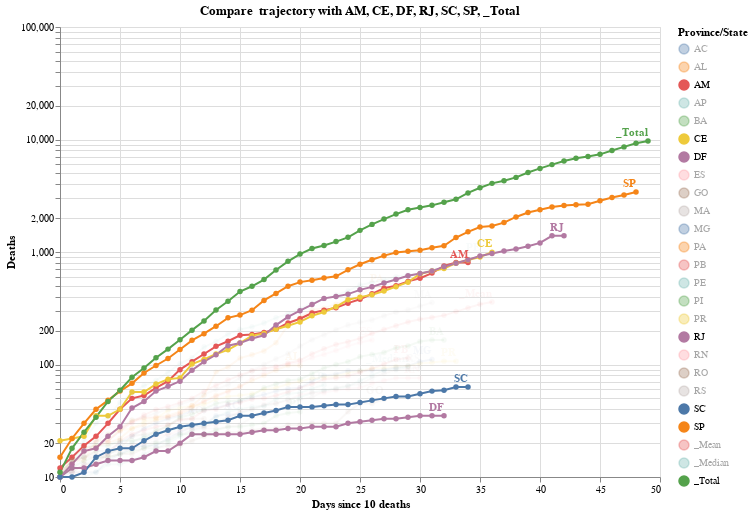

Notebook source saved alongside this figure:
### Code cell
#hide_input
preselected_items = ['AM','CE','DF','RJ','SC','SP','_Total']
max_date = dff2[DATE_COLUMN].max()
color_domain = list(dff2[STATE_COLUMN].unique())
y_domain_max = pow(10, math.ceil(math.log10(dff['Deaths'].max())))
ref_max_day = math.ceil(math.log(y_domain_max / SINCE_CASES_NUM, 1.33))

def make_since_chart(highlight_items=[], preselected_items=preselected_items):
    selection = alt.selection_multi(fields=[STATE_COLUMN], bind='legend', 
                                    init=[{STATE_COLUMN: x} for x in highlight_items + preselected_items])

    base = alt.Chart(dff2, width=CHART_WIDTH, height=CHART_HEIGHT).encode(
        x='Days since 10 deaths:Q',
        y=alt.Y('Deaths:Q', scale=alt.Scale(type='log')),
        color=alt.Color(STATE_COLUMN+':N', scale=alt.Scale(domain=color_domain), legend=alt.Legend(columns=math.ceil(len(color_domain)/26), symbolLimit=len(color_domain))),
        tooltip=list(dff2),
        opacity=alt.condition(selection, alt.value(1), alt.value(0.05))
    )
    max_day = dff2['Days since 10 deaths'].max()
    ref = pd.DataFrame([[x, 100*1.33**x] for x in range(ref_max_day)], columns=['Days since 100 cases', 'Deaths'])
    base_ref = alt.Chart(ref).encode(x='Days since 10 deaths:Q', y='Deaths:Q')
    return (
        base_ref.mark_line(color='black', opacity=.5, strokeDash=[3,3]) +
        base_ref.transform_filter(
            alt.datum['Days since 10 deaths'] >= ref_max_day - 1
        ).mark_text(dx=-30, dy=30, align='right', fontSize=10, text='33% Daily Growth') +
        base.mark_line(point=True).add_selection(selection) + 
        base.transform_filter(
            alt.datum[DATE_COLUMN] >= int(max_date.timestamp() * 1000)
        ).mark_text(dy=-8, align='right', fontWeight='bold').encode(text=STATE_COLUMN+':N')
    ).properties(
        title=f"Compare {', '.join(highlight_items)} trajectory with {', '.join(preselected_items)}"
    )
chart = make_since_chart()
chart

### Figure 1 — Vega-Lite specification as saved in the notebook (floating-point values rounded to 4 significant figures; data arrays with more than 128 entries replaced by an {"elided": "..."} marker saying what was removed)
{"config": {"view": {"continuousWidth": 400, "continuousHeight": 300}}, "layer": [{"mark": {"type": "line", "color": "black", "opacity": 0.5, "strokeDash": [3, 3]}, "encoding": {"x": {"type": "quantitative", "field": "Days since 10 deaths"}, "y": {"type": "quantitative", "field": "Deaths"}}}, {"mark": {"type": "text", "align": "right", "dx": -30, "dy": 30, "fontSize": 10, "text": "33% Daily Growth"}, "encoding": {"x": {"type": "quantitative", "field": "Days since 10 deaths"}, "y": {"type": "quantitative", "field": "Deaths"}}, "transform": [{"filter": "(datum['Days since 10 deaths'] >= 24)"}]}, {"data": {"name": "data-2431543dd1a17b035f4ff1611d65bab9"}, "mark": {"type": "line", "point": true}, "encoding": {"color": {"type": "nominal", "field": "Province/State", "legend": {"columns": 1, "symbolLimit": 25}, "scale": {"domain": ["AC", "AL", "AM", "AP", "BA", "CE", "DF", "ES", "GO", "MA", "MG", "PA", "PB", "PE", "PI", "PR", "RJ", "RN", "RO", "RS", "SC", "SP", "_Mean", "_Median", "_Total"]}}, "opacity": {"condition": {"value": 1, "selection": "selector002"}, "value": 0.05}, "tooltip": [{"type": "nominal", "field": "Province/State"}, {"type": "temporal", "field": "Date"}, {"type": "quantitative", "field": "Deaths"}, {"type": "quantitative", "field": "Days since 10 deaths"}], "x": {"type": "quantitative", "field": "Days since 10 deaths"}, "y": {"type": "quantitative", "field": "Deaths", "scale": {"type": "log"}}}, "height": 450, "selection": {"selector002": {"type": "multi", "fields": ["Province/State"], "bind": "legend", "init": [{"Province/State": "AM"}, {"Province/State": "CE"}, {"Province/State": "DF"}, {"Province/State": "RJ"}, {"Province/State": "SC"}, {"Province/State": "SP"}, {"Province/State": "_Total"}]}}, "width": 600}, {"data": {"name": "data-2431543dd1a17b035f4ff1611d65bab9"}, "mark": {"type": "text", "align": "right", "dy": -8, "fontWeight": "bold"}, "encoding": {"color": {"type": "nominal", "field": "Province/State", "legend": {"columns": 1, "symbolLimit": 25}, "scale": {"domain": ["AC", "AL", "AM", "AP", "BA", "CE", "DF", "ES", "GO", "MA", "MG", "PA", "PB", "PE", "PI", "PR", "RJ", "RN", "RO", "RS", "SC", "SP", "_Mean", "_Median", "_Total"]}}, "opacity": {"condition": {"value": 1, "selection": "selector002"}, "value": 0.05}, "text": {"type": "nominal", "field": "Province/State"}, "tooltip": [{"type": "nominal", "field": "Province/State"}, {"type": "temporal", "field": "Date"}, {"type": "quantitative", "field": "Deaths"}, {"type": "quantitative", "field": "Days since 10 deaths"}], "x": {"type": "quantitative", "field": "Days since 10 deaths"}, "y": {"type": "quantitative", "field": "Deaths", "scale": {"type": "log"}}}, "height": 450, "transform": [{"filter": "(datum['Date'] >= 1588896000000)"}], "width": 600}], "data": {"name": "data-ea9c8697443c7a36d67ff972c57b29a2"}, "title": "Compare  trajectory with AM, CE, DF, RJ, SC, SP, _Total", "$schema": "https://vega.github.io/schema/vega-lite/v4.8.1.json", "datasets": {"data-ea9c8697443c7a36d67ff972c57b29a2": [{"Days since 100 cases": 0, "Deaths": 100.0}, {"Days since 100 cases": 1, "Deaths": 133.0}, {"Days since 100 cases": 2, "Deaths": 176.9}, {"Days since 100 cases": 3, "Deaths": 235.3}, {"Days since 100 cases": 4, "Deaths": 312.9}, {"Days since 100 cases": 5, "Deaths": 416.2}, {"Days since 100 cases": 6, "Deaths": 553.5}, {"Days since 100 cases": 7, "Deaths": 736.1}, {"Days since 100 cases": 8, "Deaths": 979.1}, {"Days since 100 cases": 9, "Deaths": 1302.0}, {"Days since 100 cases": 10, "Deaths": 1732.0}, {"Days since 100 cases": 11, "Deaths": 2303.0}, {"Days since 100 cases": 12, "Deaths": 3064.0}, {"Days since 100 cases": 13, "Deaths": 4074.0}, {"Days since 100 cases": 14, "Deaths": 5419.0}, {"Days since 100 cases": 15, "Deaths": 7207.0}, {"Days since 100 cases": 16, "Deaths": 9586.0}, {"Days since 100 cases": 17, "Deaths": 12750.0}, {"Days since 100 cases": 18, "Deaths": 16960.0}, {"Days since 100 cases": 19, "Deaths": 22550.0}, {"Days since 100 cases": 20, "Deaths": 29990.0}, {"Days since 100 cases": 21, "Deaths": 39890.0}, {"Days since 100 cases": 22, "Deaths": 53060.0}, {"Days since 100 cases": 23, "Deaths": 70560.0}, {"Days since 100 cases": 24, "Deaths": 93850.0}], "data-2431543dd1a17b035f4ff1611d65bab9": {"elided": "785 records"}}}
